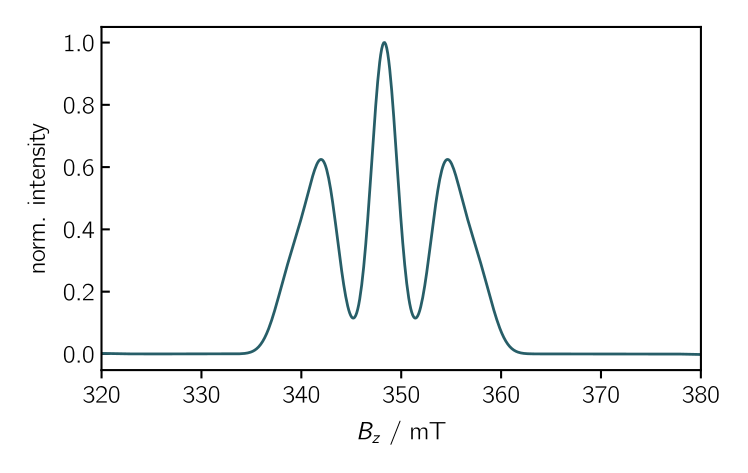

Reproduce this figure in Python.
import teacups.classes as cl
import matplotlib.pyplot as plt
import numpy as np
import teacups.simulations as sim

plt.style.use("stylesheet.mplstyle")

# initialize classes with default parameters
sys = cl.Sys()
exp = cl.Exp()
opt = cl.SimOpt()

# set up spin system parameters
sys.g = [2, 2, 2]
sys.width_gauss = 3

sys.A1 = [150, 150, 300]
sys.I1 = 1
sys.n1 = 1
sys.A1_frame = [0, 1, 0]

# alternative hyperfine input (2x I=1/2)
# sys.A = [[[250, 250, 250], [250, 250, 250]]]
# sys.I = [[1/2, 1/2]]

sys.spin_system = 'doub'
sys.precursor = 'eigen'
sys.population = [1, 0]

# set up experimental parameters
exp.B_z = np.linspace(320, 380, 600)
exp.t_scale = [0, 2e-6]
exp.t_points = 2

# set up simulation option parameters
opt.grid_points = 20

# do simulation
spec = sim.teacups(sys, exp, opt)
spec = spec[1].real/max(abs(spec[1].real))

# %%
# plot result
plt.figure()
plt.plot(exp.B_z, spec)
plt.xlabel("$B_z$ / mT")
plt.ylabel("norm. intensity")

# plt.savefig("doublet_with_hyperfines.pdf")
